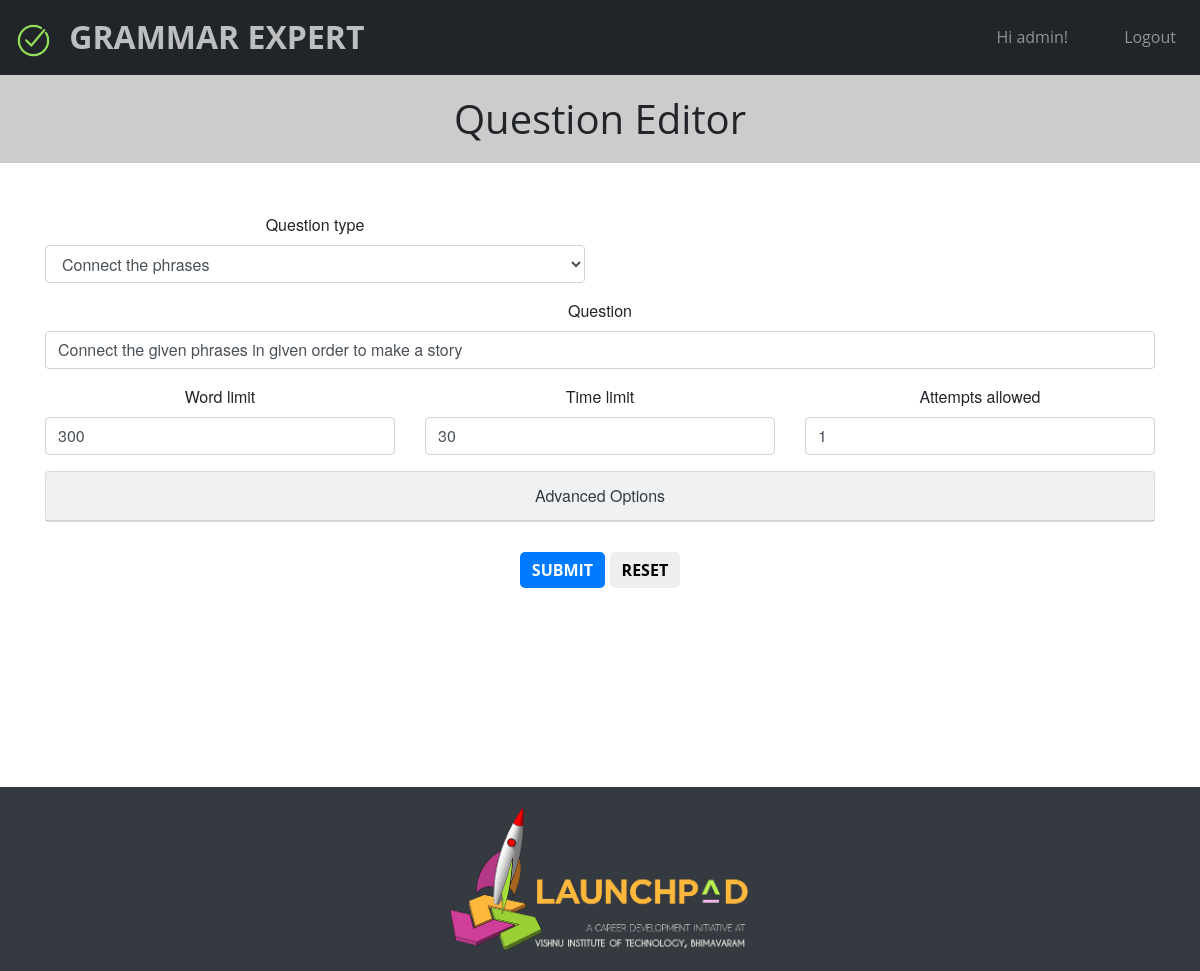
The app's page /updatequestion/4 (signed in) with its own data.
### exam/models.py (models this page shows, shortened)
class Question(models.Model):
    QUESTION_TYPES = (
        ('ES', 'Essay'),
        ('PS', 'Picture Story'),
        ('CP', 'Connect the phrases'),
        ('UW', 'Use words')
    )
    question = models.CharField(max_length = 500)
    user = models.ForeignKey(User, on_delete=models.CASCADE)
    code = models.CharField(max_length = 8,unique = True)
    word_limit = models.IntegerField(default=300)
    min_word_count = models.IntegerField(default=150)
    max_word_count_penalty = models.IntegerField(default=3)
    max_word_length_penalty = models.IntegerField(default=2)
    desired_mean_word_length = models.IntegerField(default=8)
    desired_mean_words_per_sentence = models.IntegerField(default=20)
    max_words_per_sentence_penalty = models.IntegerField(default=2)
    attempts_allowed = models.IntegerField(default=1)
    date_created = models.DateField(default=datetime.now)
    time_limit = models.IntegerField(default=30)
    question_type = models.CharField(max_length=2, blank=False, choices=QUESTION_TYPES, default='ES')
    keywords = models.TextField(default="", blank=True)
    expanded_keywords = models.TextField(default="", blank=True)
    picture = models.ImageField(default="/standard/es.jpg")

### exam/views.py (the view, shortened to what this page needs)
# urls.py: path('updatequestion/<int:pk>',views.EditQuestion.as_view(), name = 'updatequestion'),
class EditQuestion(PermissionRequiredMixin,LoginRequiredMixin,generic.UpdateView):
    login_url = '/login/'
    model = Question
    form_class = QuestionForm
    template_name = 'examcreator/editquestion.html'
    success_url = reverse_lazy("questionmanager")
    def has_permission(self):
        question  = Question.objects.get(id=self.kwargs['pk'])
        return question.user == self.request.user

### exam/forms.py
class QuestionForm(forms.ModelForm):
    class Meta:
        model = Question
        exclude=["user", "code", "date_created", "expanded_keywords"]

### exam/templates/examcreator/editquestion.html (shortened to what this page needs)
{% load static %}
{% load bootstrap4 %}
{% include 'header.html' %}
<h1>Question Editor</h1>
<div class="container masthead text-center">
    {% include 'examcreator/questionform.html' %}
</div>
<div style="height:30px;"></div>
{% include 'footer.html' %}
</body>
</html>

### exam/templates/header.html (shortened to what this page needs)
<!DOCTYPE html>
{% load bootstrap4 %}
{% load static %}
<html lang="en">
<head>
    <link rel="stylesheet" href="https://maxcdn.bootstrapcdn.com/bootstrap/4.0.0/css/bootstrap.min.css">
    <link rel="stylesheet" href="{% static "css/header.css" %}"/>
</head>
<body>
    <nav id="mainNav" class="navbar navbar-expand-lg navbar-dark bg-dark py-2">
        <a id="homelink" class="navbar-brand d-inline-block align-top" href="{% url "homepage" %}">
            <img src="{% static "images/correct.png" %}" width="35" height="35" alt="">
            <span>Grammar Expert</span>
        </a>
        <div class="collapse navbar-collapse" id="navbarNavAltMarkup">
        <div class="navbar-nav ml-auto">
        {% if user.is_authenticated %}
          <a class="nav-item nav-link pr-5" href="{% url "profile" %}">Hi {{ user.username }}!</a>
          <a class="nav-item nav-link pr-2" href="{% url "logout" %}">Logout</a>
        {% else %}
            <a class="nav-item nav-link pr-5"  href="{% url "login" %}">Login</a>
            <a class="nav-item nav-link pr-2" href="{% url "signup" %}">Signup</a>
        {% endif %}
        </div>
      </div>
    </nav>

### exam/templates/examcreator/questionform.html (shortened to what this page needs)
{% load bootstrap4 %}
<form role="form" method="post" enctype="multipart/form-data">
    <div class="row">
        <div class="col-md-6">
            {%  bootstrap_field form.question_type %}
        </div>
    </div>
    <div class="row">
    <div class="col-md-12">
        {%  bootstrap_field form.question %}
    </div>
    </div>
    <div class="row">
        <div class="col-md-4">
            {%  bootstrap_field form.word_limit %}
        </div>
        <div class="col-md-4">
            {%  bootstrap_field form.time_limit %}
        </div>
        <div class="col-md-4">
            {%  bootstrap_field form.attempts_allowed %}
        </div>
    </div>
    <div class="card mb-12 bg-light text-dark">
        <div class="card-header" role="button" data-toggle="collapse" data-target="#advanced" aria-expanded="true" aria-controls="advanced">
            Advanced Options
        </div>
    </div>
    <button type="submit" class="btn btn-primary">Submit</button>
    <button type="reset" class="btn btn-default">Reset</button>
</form>

### exam/static/css/header.css (style rules this page uses)
body, html { width: 100%; height: 100%; }
body { font-family: 'Merriweather', 'Helvetica Neue', Arial, sans-serif; }
a { color: #F05F40; -webkit-transition: all 0.2s; -moz-transition: all 0.2s; transition: all 0.2s; }
h1, h2, h3, h4, h5, h6 { font-family: 'Open Sans', 'Helvetica Neue', Arial, sans-serif; }
.bg-dark { background-color: #212529 !important; }
#mainNav { border-bottom: 1px solid rgba(33, 37, 41, 0.1); background-color: #fff; font-family: 'Open Sans', 'Helvetica Neue', Arial, sans-serif; -webkit-transition: all 0.2s; -moz-transition: all 0.2s; transition: all 0.2s; }
#mainNav .navbar-brand { font-weight: 700; text-transform: uppercase; color: #F05F40; font-family: 'Open Sans', 'Helvetica Neue', Arial, sans-serif; }
@media (min-width: 992px) { #mainNav { border-color: transparent; background-color: transparent; } }
@media (min-width: 992px) { #mainNav .navbar-brand { color: rgba(255, 255, 255, 0.7); } }
.masthead { background-position: center center; -webkit-background-size: cover; -moz-background-size: cover; -o-background-size: cover; background-size: cover; }
@media (min-width: 992px) { .masthead { min-height: 650px; padding-top: 0; padding-bottom: 0; } }
.btn { font-weight: 700; text-transform: uppercase; border: none; border-radius: 5px; font-family: 'Open Sans', 'Helvetica Neue', Arial, sans-serif; }
.navbar-brand span { padding-left: 10px; }
#homelink { text-decoration: none; color:white; font-size:2em; text-decoration: none; }

### exam/templates/examcreator/editquestion.html (style rules this page uses)
.card { margin-bottom:30px; }
.card-header { cursor:pointer; }
h1 { padding:20px 0; text-align:center; background: #cccccc; margin-bottom:50px; }

### records on screen
Question: question_type "Connect the phrases", question "Connect the given phrases in given order to make a story", word_limit "300", time_limit "30", attempts_allowed "1"

### other values on screen
{{ user.username }} "admin"
